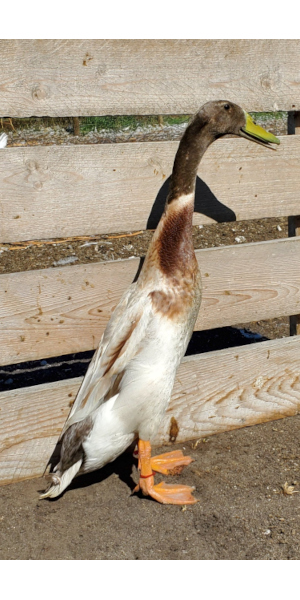
#> input picture genetique-canards/img-avant/Dusky Pattern-Light-Harlequin Phase with Blue and Brown-canard.jpg, 300 x 600 px
$ python normaliser_images.py '../img-avant/Dusky Pattern-Light-Harlequin Phase with Blue and Brown-canard.jpg' out.png
#> lines starting #> are read from the running program, lines starting #| are printed output that depends on the picture; after the words box and inside, x2 and y2 are one past the last pixel; in counts of white or black regions, pixels touching at a corner belong together
#!/usr/bin/env python3
"""Normalise une photo de coureur indien pour le calculateur.

    python3 outils/normaliser_images.py source.png img/variete-canard.jpg [--crop x1,y1,x2,y2]

- recadrage manuel facultatif (--crop, en pixels de l'image source) ;
- sur fond clair (ou transparent), rognage automatique des marges blanches ;
- remise au format portrait 1:2 en complétant par du blanc (jamais de rognage
  de l'oiseau), petite marge autour ;
- 600 px de haut au maximum (pas d'agrandissement des petites images) ;
- export JPEG qualité 85, fond blanc.

Dépendance : Pillow (dnf install python3-pillow).
"""
import argparse
from PIL import Image, ImageChops, ImageFilter

RATIO = 2.0      # hauteur / largeur
HAUTEUR_MAX = 600
MARGE = 0.04     # 4 % de marge autour de l'oiseau


def sur_fond_blanc(im):
    if im.mode in ('RGBA', 'LA') or (im.mode == 'P' and 'transparency' in im.info):
        im = im.convert('RGBA')
        fond = Image.new('RGBA', im.size, (255, 255, 255, 255))
        fond.alpha_composite(im)
        return fond.convert('RGB')
    return im.convert('RGB')


def nettoyer_alpha(im, taille_min=0.002):
    """Supprime les petits îlots opaques isolés laissés par un détourage."""
    if im.mode != 'RGBA':
        return im
    a = im.getchannel('A').point(lambda v: 255 if v > 32 else 0)
    # Ouverture morphologique : efface les points isolés de quelques pixels.
    a2 = a.filter(ImageFilter.MinFilter(5)).filter(ImageFilter.MaxFilter(5))
    im.putalpha(ImageChops.multiply(im.getchannel('A'), a2))
    return im


def boite_sujet(rgb, seuil=238):
    gris = rgb.convert('L').point(lambda v: 255 if v < seuil else 0)
    return gris.getbbox() or (0, 0) + rgb.size


def normaliser(src, dst, crop=None, rogner=True):
#> called with dst = 'out.png', rogner = True
    im = Image.open(src)
#> im is the input picture: PIL image 300x600 RGB; mean R, G, B 173.7, 160.4, 142.7
    if im.mode == 'P':
        im = im.convert('RGBA')
    im = nettoyer_alpha(im)
    rgb = sur_fond_blanc(im)
    if crop:
        rgb = rgb.crop(crop)
    if rogner:
        rgb = rgb.crop(boite_sujet(rgb))
#> in boite_sujet, `gris = rgb.convert('L').point(lambda v: 255 if v < seuil else 0)`:
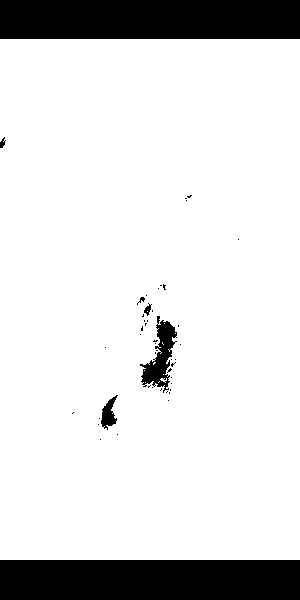
#> gris: PIL image 300x600 L; 85.9% white; 47 black regions (40 under 20 px), largest, box (x1, y1, x2, y2) and area: (0, 560, 300, 600) 12000, (0, 0, 300, 39) 11700, (140, 316, 177, 393) 1184
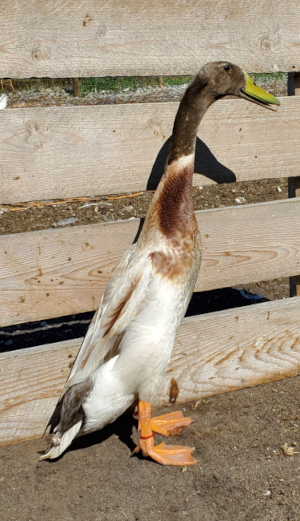
#> rgb: PIL image 300x521 RGB; mean R, G, B 161.4, 146.1, 125.7
    w, h = rgb.size
#> w = 300; h = 521
    h2 = int(h * (1 + 2 * MARGE))
#> h2 = 562
    w2 = int(w * (1 + 2 * MARGE))
#> w2 = 324
    if h2 / w2 < RATIO:
        h2 = int(w2 * RATIO)
#> h2 = 648
    else:
        w2 = int(h2 / RATIO)
    fond = Image.new('RGB', (w2, h2), (255, 255, 255))
#> fond: PIL image 324x648 RGB; every value is 255
    # Oiseau centré horizontalement, posé en bas (pattes à hauteur constante).
    fond.paste(rgb, ((w2 - w) // 2, h2 - h - int(h * MARGE)))
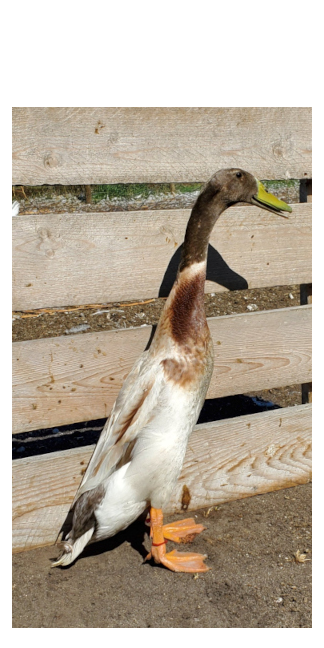
#> fond: PIL image 324x648 RGB; mean R, G, B 185.3, 173.9, 158.7
    if h2 > HAUTEUR_MAX:
        fond = fond.resize((HAUTEUR_MAX // 2, HAUTEUR_MAX), Image.LANCZOS)
#> fond: PIL image 300x600 RGB
    fond.save(dst, 'JPEG', quality=85, optimize=True, progressive=True)
    return fond.size


if __name__ == '__main__':
    p = argparse.ArgumentParser(description=__doc__, formatter_class=argparse.RawDescriptionHelpFormatter)
    p.add_argument('source')
    p.add_argument('destination')
    p.add_argument('--crop', help='x1,y1,x2,y2 en pixels de la source')
    p.add_argument('--sans-rognage', action='store_true',
                   help='ne pas rogner les marges (photo sur fond non blanc)')
    a = p.parse_args()
    crop = tuple(int(v) for v in a.crop.split(',')) if a.crop else None
    print(a.destination, normaliser(a.source, a.destination, crop, not a.sans_rognage))

$ run again, on genetique-canards/img-avant/Sauvage fonce-canard.jpg
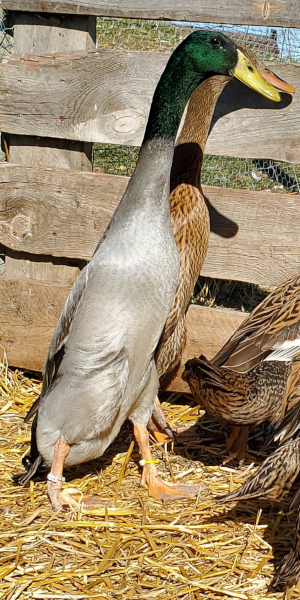
#> input picture genetique-canards/img-avant/Sauvage fonce-canard.jpg, 300 x 600 px
#> in normaliser, im is the input picture: PIL image 300x600 RGB; mean R, G, B 156.5, 136.8, 105.1
#> in boite_sujet, `gris = rgb.convert('L').point(lambda v: 255 if v < seuil else 0)`:
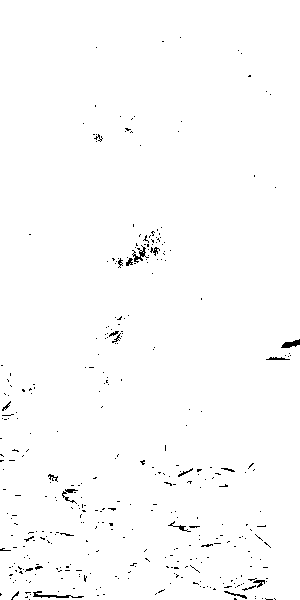
#> gris: PIL image 300x600 L; 98.9% white; black in thin lines or dots
#> in normaliser, `fond = fond.resize((HAUTEUR_MAX // 2, HAUTEUR_MAX), Image.LANCZOS)`:
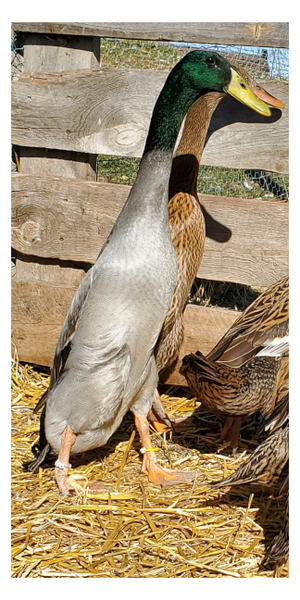
#> fond: PIL image 300x600 RGB; mean R, G, B 170.5, 153.6, 126.4

$ run again, on genetique-canards/img-avant/Sauvage foncé intermédiaire truité-argenté brun-cane.jpg
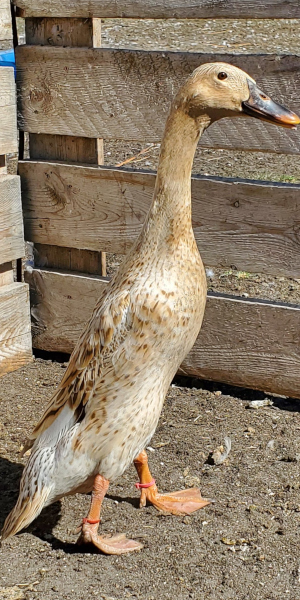
#> input picture genetique-canards/img-avant/Sauvage foncé intermédiaire truité-argenté brun-cane.jpg, 300 x 600 px
#> in normaliser, im is the input picture: PIL image 300x600 RGB; mean R, G, B 140.7, 124, 102.7
#> in boite_sujet, `gris = rgb.convert('L').point(lambda v: 255 if v < seuil else 0)`:
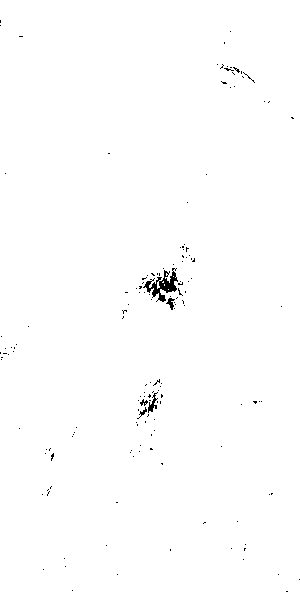
#> gris: PIL image 300x600 L; 99.4% white; 153 black regions (148 under 20 px), largest, box (x1, y1, x2, y2) and area: (143, 268, 178, 302) 444, (148, 392, 158, 413) 80, (166, 298, 175, 310) 51, (137, 407, 147, 419) 32, (140, 399, 148, 406) 28
#> in normaliser, `fond.paste(rgb, ((w2 - w) // 2, h2 - h - int(h * MARGE)))`:
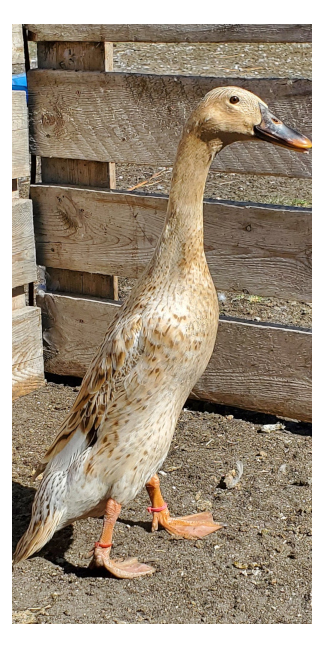
#> fond: PIL image 324x648 RGB; mean R, G, B 157, 142.7, 124.5

$ run again, on genetique-canards/img-avant/Sauvage intermédiaire truité-argenté bleu brun-cane.jpg
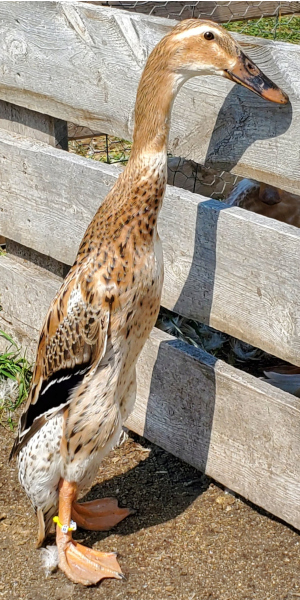
#> input picture genetique-canards/img-avant/Sauvage intermédiaire truité-argenté bleu brun-cane.jpg, 300 x 600 px
#> in normaliser, im is the input picture: PIL image 300x600 RGB; mean R, G, B 158.3, 144.6, 126.9
#> in boite_sujet, `gris = rgb.convert('L').point(lambda v: 255 if v < seuil else 0)`:
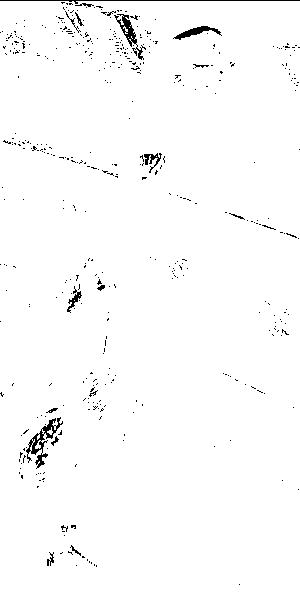
#> gris: PIL image 300x600 L; 98.3% white; black in thin lines or dots
#> in normaliser, `fond.paste(rgb, ((w2 - w) // 2, h2 - h - int(h * MARGE)))`:
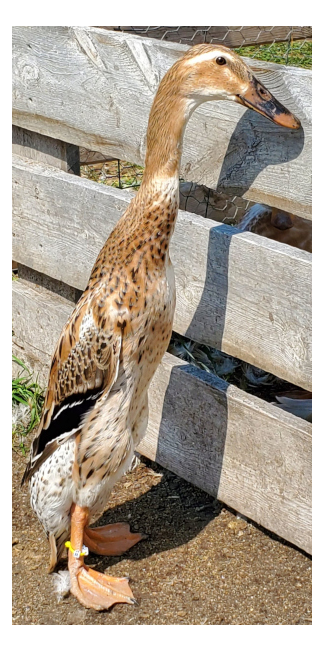
#> fond: PIL image 324x648 RGB; mean R, G, B 172.1, 160.3, 145.2
